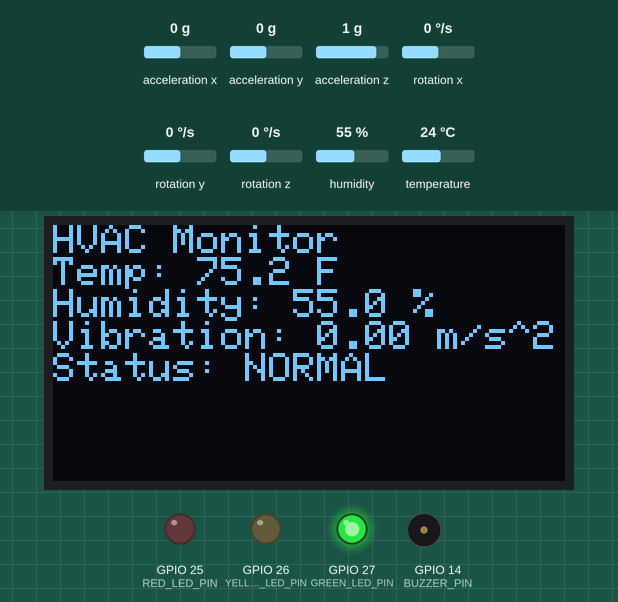
The program below on a simulated ESP32. Parts: 128×64 one-colour display, output pins drawn as LEDs (lit = HIGH), buzzer (waves = sounding, pin HIGH). The test bench sets the inputs (shaded band); at power-on: humidity 55 %, temperature 24 °C, acceleration x 0 g, acceleration y 0 g, acceleration z 1 g, rotation x 0 °/s, rotation y 0 °/s, rotation z 0 °/s. Storage starts empty; what the program prints to the serial monitor is not drawn.

Above: at 2.2 s.
2.3 s: humidity set to 31 %
At 3.9 s:
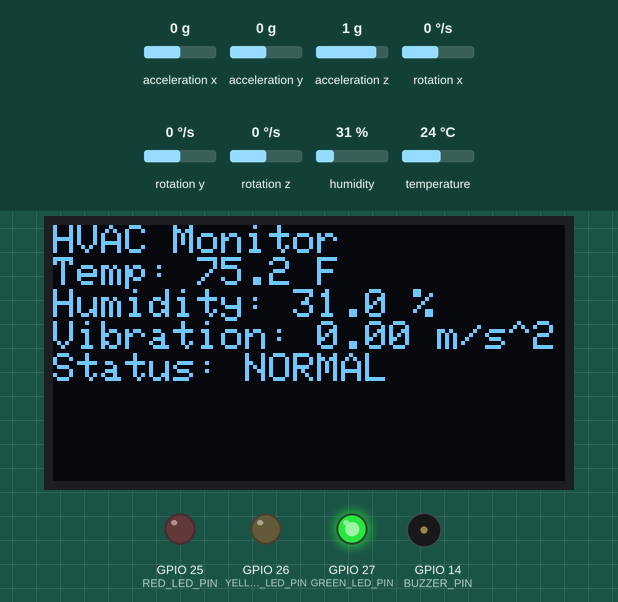
4.7 s: humidity set to 28 %
At 6.2 s:
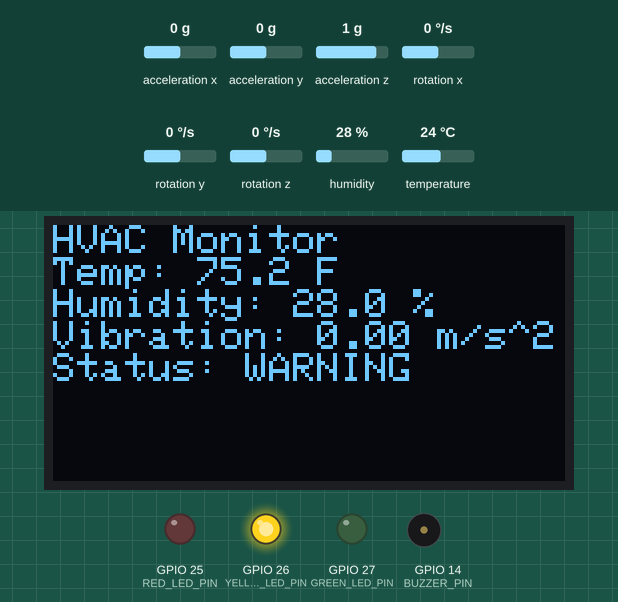
6.8 s: temperature set to 37.3 °C
At 8.2 s:
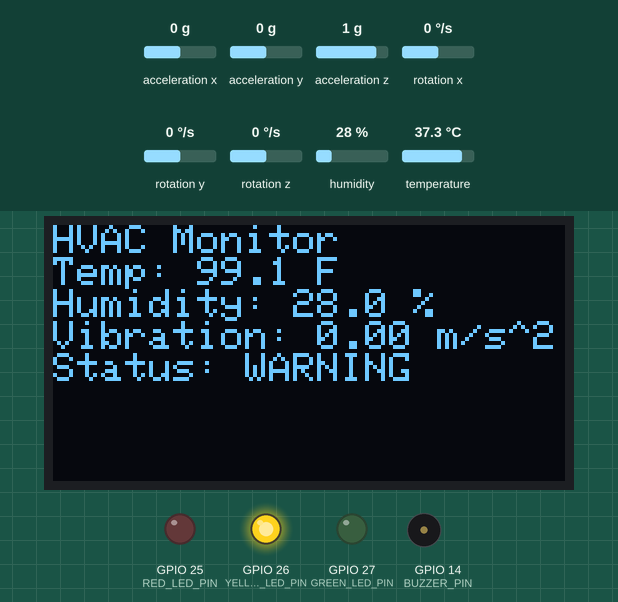
8.9 s: temperature set to 38.2 °C
At 10.5 s:
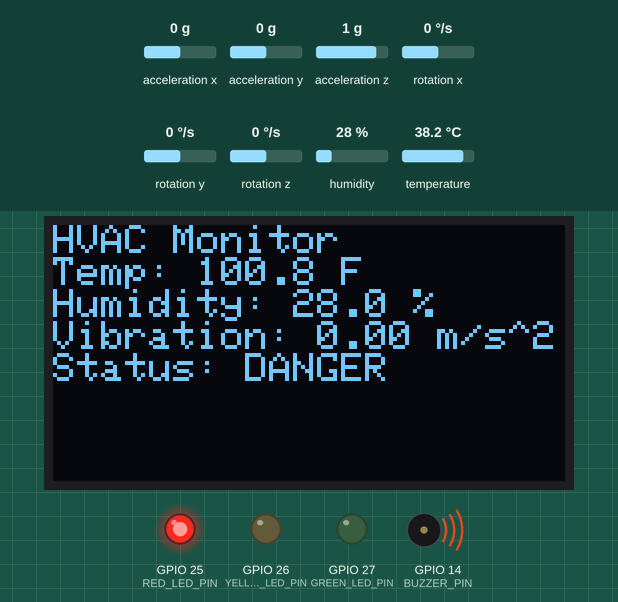
11.0 s: temperature set to 12 °C
At 12.6 s:
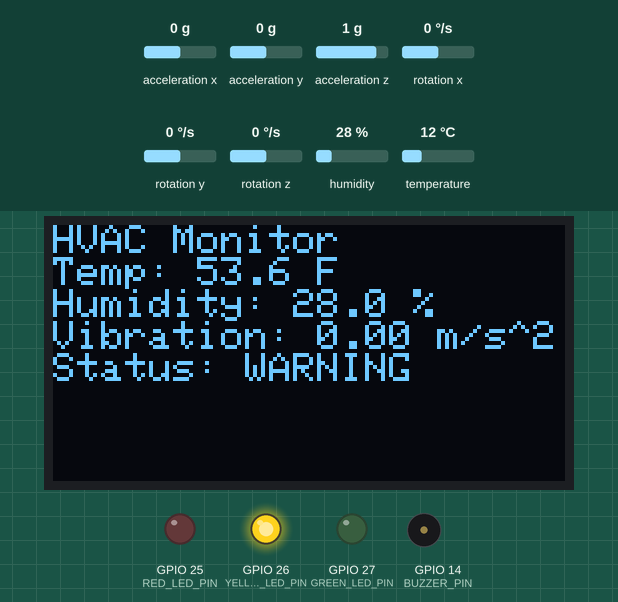
13.0 s: acceleration x set to -1.4 g
At 14.6 s:
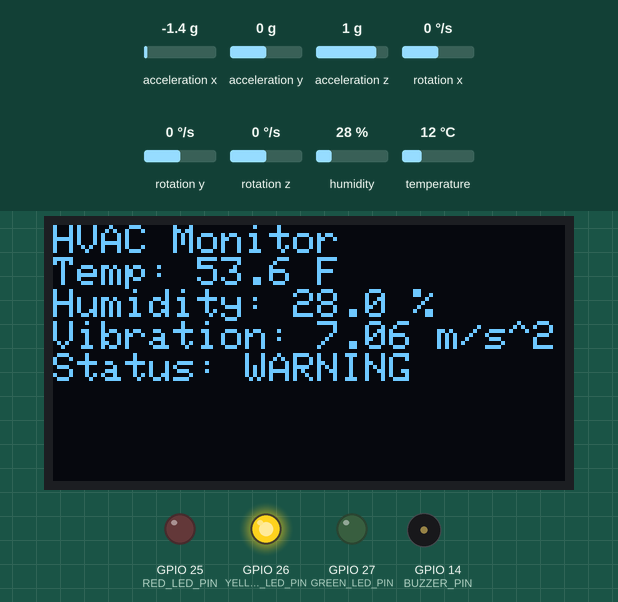
Timing chart, 0 to 16.1 s (numbered marks = the images above; inputs shaded):
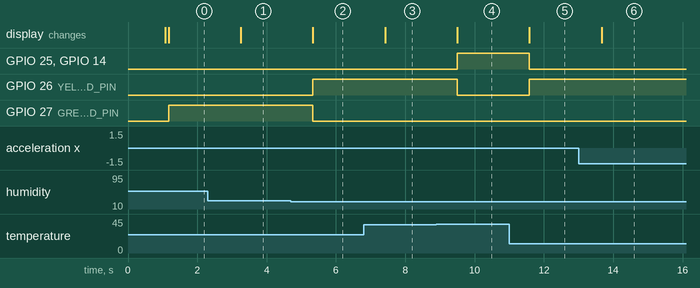

Measured:
- the behaviour switches between 30 and 29 % on humidity (found by bisection; images 1 and 2)
- the behaviour switches between 37.7 and 37.8 °C on temperature (found by bisection; images 3 and 4)
- after the input at 2.3 s, the display: changes after 0.95 s (image 1)
- after the input at 4.7 s, GPIO 26 (YELLOW_LED_PIN): LOW → HIGH after 0.63 s; GPIO 27 (GREEN_LED_PIN): HIGH → LOW after 0.63 s; the display: changes after 0.63 s (image 2)
- after the input at 6.8 s, the display: changes after 0.62 s (image 3)
- after the input at 8.9 s, GPIO 25 (RED_LED_PIN), GPIO 14 (BUZZER_PIN): LOW → HIGH after 0.60 s; GPIO 26 (YELLOW_LED_PIN): HIGH → LOW after 0.60 s; the display: changes after 0.60 s (image 4)
- after the input at 11.0 s, GPIO 25 (RED_LED_PIN), GPIO 14 (BUZZER_PIN): HIGH → LOW after 0.58 s; GPIO 26 (YELLOW_LED_PIN): LOW → HIGH after 0.58 s; the display: changes after 0.58 s (image 5)
- after the input at 13.0 s, the display: changes after 0.66 s (image 6)

The program:

main.cpp
```cpp
#include <Arduino.h>
#include <Wire.h>
#include <SPI.h>
#include <Adafruit_SHT31.h>
#include <string>
#include <StatusClassifier.h>
#include <Adafruit_GFX.h>
#include <Adafruit_SSD1306.h>
#include <Adafruit_MPU6050.h>
#include <math.h>
#include <SD.h>

using std::string;

struct HVACReading
{
  float temperatureF;
  float humidity;
  float vibration;
  string status;
  unsigned long timeMs;
};

HVACReading currentReading;

Adafruit_SHT31 sht31 = Adafruit_SHT31();
Adafruit_MPU6050 mpu;

constexpr int OLED_WIDTH = 128;
constexpr int OLED_HEIGHT = 64;
constexpr int OLED_RESET = -1;
constexpr uint8_t OLED_ADDRESS = 0x3C;

constexpr int GREEN_LED_PIN = 27;
constexpr int YELLOW_LED_PIN = 26;
constexpr int RED_LED_PIN = 25;
constexpr int BUZZER_PIN = 14;

constexpr int SD_SCK_PIN = 18;
constexpr int SD_MISO_PIN = 19;
constexpr int SD_MOSI_PIN = 23;
constexpr int SD_CS_PIN = 5;

constexpr char DATA_LOG_PATH[] = "/hvac_readings.csv";

Adafruit_SSD1306 display(OLED_WIDTH, OLED_HEIGHT, &Wire, OLED_RESET);

bool sdCardReady = false;
bool ensureDataLogHeader();
bool logReadingToSD(const HVACReading& reading);

void setup()
{
  Serial.begin(115200);
  delay(1000);

  Wire.begin(21, 22); // SDA, SCL

  SPI.begin(SD_SCK_PIN, SD_MISO_PIN, SD_MOSI_PIN, SD_CS_PIN);

  if (SD.begin(SD_CS_PIN))
  {
    sdCardReady = true;
    Serial.println("microSD card initialized successfully.");
  }
  else
  {
    Serial.println("microSD card initialization failed!");
    Serial.println("Monitoring will continue without data logging.");
  }

  pinMode(GREEN_LED_PIN, OUTPUT);
  pinMode(YELLOW_LED_PIN, OUTPUT);
  pinMode(RED_LED_PIN, OUTPUT);
  pinMode(BUZZER_PIN, OUTPUT);

  digitalWrite(GREEN_LED_PIN, LOW);
  digitalWrite(YELLOW_LED_PIN, LOW);
  digitalWrite(RED_LED_PIN, LOW);
  digitalWrite(BUZZER_PIN, LOW);

  if (!display.begin(SSD1306_SWITCHCAPVCC, OLED_ADDRESS))
  {
    Serial.println("OLED display not found");

    while (true)
    {
      delay(1000);
    }
  }

  display.clearDisplay();
  display.setTextColor(SSD1306_WHITE);
  display.setTextSize(1);
  display.setCursor(0, 0);
  display.println("HVAC Monitor");
  display.println("OLED initialized");
  display.display();

  Serial.println("OLED display initialized successfully");

  if (!sht31.begin(0x45))
  {
    Serial.println("SHT31 sensor not found");
    Serial.println("Check power, ground, SDA, and SCL wiring.");

    while (true)
    {
      delay(1000);
    }
  }
  Serial.println("SHT31 sensor initialized successfully");

  if (!mpu.begin(0x68))
  {
    Serial.println("MPU6050 sensor not found");
    Serial.println("Check power, ground, SDA, and SCL wiring.");

    while (true)
    {
      delay(1000);
    }
  }

  Serial.println("MPU6050 sensor initialized successfully");

  if (ensureDataLogHeader())
  {
    Serial.println("HVAC CSV log is ready.");
  }
  else
  {
    Serial.println("HVAC CSV log is unavailable.");
  }
}

void updateDisplay(const HVACReading& reading)
{
  display.clearDisplay();
  display.setTextColor(SSD1306_WHITE);
  display.setTextSize(1);
  display.setCursor(0, 0);

  display.println("HVAC Monitor");

  display.print("Temp: ");
  display.print(reading.temperatureF, 1);
  display.println(" F");

  display.print("Humidity: ");
  display.print(reading.humidity, 1);
  display.println(" %");

  display.print("Vibration: ");
  display.print(reading.vibration, 2);
  display.println(" m/s^2");

  display.print("Status: ");
  display.println(reading.status.c_str());

  display.display();
}

bool ensureDataLogHeader()
{
  if (!sdCardReady)
  {
    return false;
  }

  File dataFile = SD.open(DATA_LOG_PATH, FILE_APPEND);

  if (!dataFile)
  {
    Serial.println("Failed to open HVAC data log.");
    return false;
  }

  if (dataFile.size() == 0)
  {
    dataFile.println("time_ms,temperature_f,humidity_percent,vibration_mps2,status");
  }

  dataFile.close();
  return true;
}

bool logReadingToSD(const HVACReading& reading)
{
  if (!sdCardReady)
  {
    return false;
  }

  File dataFile = SD.open(DATA_LOG_PATH, FILE_APPEND);

  if (!dataFile)
  {
    Serial.println("Failed to open HVAC data log for writing.");
    return false;
  }

  dataFile.print(reading.timeMs);
  dataFile.print(",");
  dataFile.print(reading.temperatureF, 2);
  dataFile.print(",");
  dataFile.print(reading.humidity, 2);
  dataFile.print(",");
  dataFile.print(reading.vibration, 2);
  dataFile.print(",");
  dataFile.println(reading.status.c_str());

  dataFile.close();
  return true;
}

void updateStatusOutput(const string& status)
{
  digitalWrite(GREEN_LED_PIN, LOW);
  digitalWrite(YELLOW_LED_PIN, LOW);
  digitalWrite(RED_LED_PIN, LOW);
  digitalWrite(BUZZER_PIN, LOW);

  if (status == "DANGER")
  {
    digitalWrite(RED_LED_PIN, HIGH);
    digitalWrite(BUZZER_PIN, HIGH);
  }
  else if (status == "WARNING")
  {
    digitalWrite(YELLOW_LED_PIN, HIGH);
  }
  else
  {
    digitalWrite(GREEN_LED_PIN, HIGH);
  }
}

void loop()
{
  float temperatureC = sht31.readTemperature();
  float humidityPercent = sht31.readHumidity();

  sensors_event_t acceleration;
  sensors_event_t rotation;
  sensors_event_t mpuTemperature;

  mpu.getEvent(&acceleration, &rotation, &mpuTemperature);

  if (isnan(temperatureC) || isnan(humidityPercent))
  {
    Serial.println("Failed to read data from SHT31 sensor");
    delay(2000);
    return;
  }

  float accelerationMagnitude =
    sqrt(
        acceleration.acceleration.x * acceleration.acceleration.x +
        acceleration.acceleration.y * acceleration.acceleration.y +
        acceleration.acceleration.z * acceleration.acceleration.z);

  currentReading.temperatureF = (temperatureC * 9.0f / 5.0f) + 32.0f;
  currentReading.humidity = humidityPercent;
  currentReading.vibration = fabs(accelerationMagnitude - 9.81f);
  currentReading.status = classifyStatus(currentReading.temperatureF, currentReading.humidity);
  currentReading.timeMs = millis();

  if (!logReadingToSD(currentReading))
  {
    Serial.println("Warning: HVAC reading was not written to SD card.");
  }

  updateDisplay(currentReading);
  updateStatusOutput(currentReading.status);

  Serial.println();
  Serial.println("Live HVAC reading:");

  Serial.print("Temperature: ");
  Serial.print(currentReading.temperatureF);
  Serial.println(" F");

  Serial.print("Humidity: ");
  Serial.print(currentReading.humidity);
  Serial.println(" %");

  Serial.print("Vibration: ");
  Serial.println(currentReading.vibration);

  Serial.print("Status: ");
  Serial.println(currentReading.status.c_str());

  Serial.print("Time: ");
  Serial.print(currentReading.timeMs);
  Serial.println(" ms");

  delay(2000);
}
```
